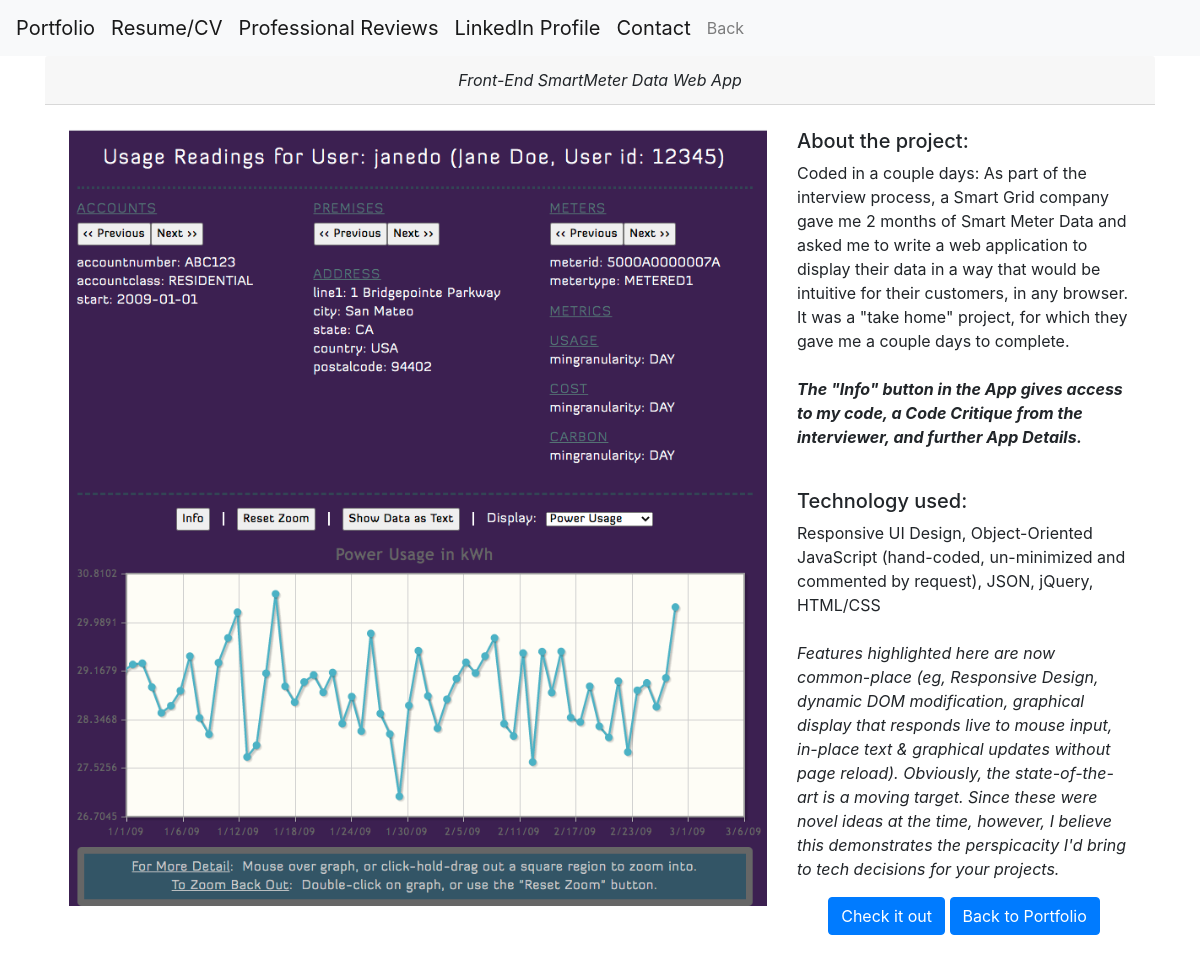
Page /projects/1 on the earlier database version.
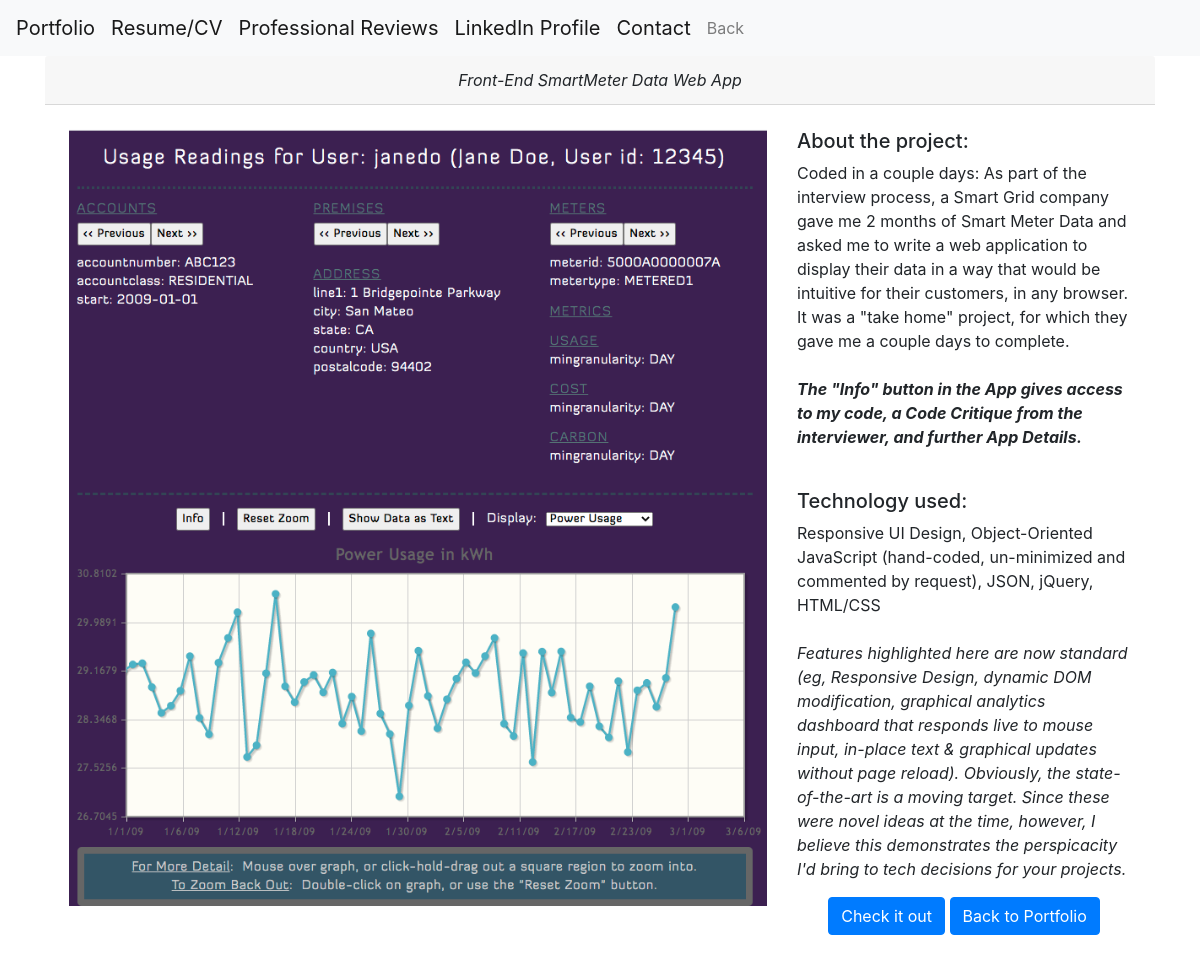
Same page on the later database version.
### projects/models.py (models this page shows, shortened)
class Project(models.Model):
    class Meta:
        ordering = ['order']
    order = models.PositiveSmallIntegerField(default=1)
    title = models.CharField(max_length=100, default='')
    description = models.TextField(default='')
    technology = models.TextField(default='')
    image = models.CharField(max_length=100)
    project_link = models.URLField(blank=True)  # Hyperlink to live app hosted elsewhere

### projects/views.py (the view)
# urls.py: path('<int:pk>', views.project_detail, name="project_detail"),
def project_detail(request, pk):
    project = Project.objects.get(pk=pk)
    return render(request, 'projects/project_detail.html', {'project': project})

### projects/templates/projects/project_detail.html
{% extends 'projects/base.html' %}
{% load static %}
{% block page_content %}
<div class="card-header text-center font-italic">{{ project.title }}</div>
<div class="p-4 row">
    <div class="col-md-8">
	  <a href="{{ project.project_link }}" target="_blank">
        <img src="{% static project.image %}"  alt="screenshot for {{project.title}} project" width="100%">
	  </a>
    </div>
    <div class="col-md-4">
        <h5>About the project:</h5>
        <p>{{ project.description|safe }}</p>
        <br>
        <h5>Technology used:</h5>
        <p>{{ project.technology|safe }}</p>
	    <div class="text-center">
		  <a href="{{ project.project_link }}" class="btn btn-primary" target="_blank">Check it out</a>
		  <a href="{% url 'projects:all_projects' %}"  class="btn btn-primary">Back to Portfolio</a>
		</div>
    </div>
</div>
{% endblock %}

Differences in the rows shown:
changed Project "Front-End SmartMeter Data Web App": technology "…highlighted here are now common-place (eg, Responsive Design, dynamic DOM modification, graphical display that responds live to…" → "…highlighted here are now standard (eg, Responsive Design, dynamic DOM modification, graphical analytics dashboard that responds live to…"
